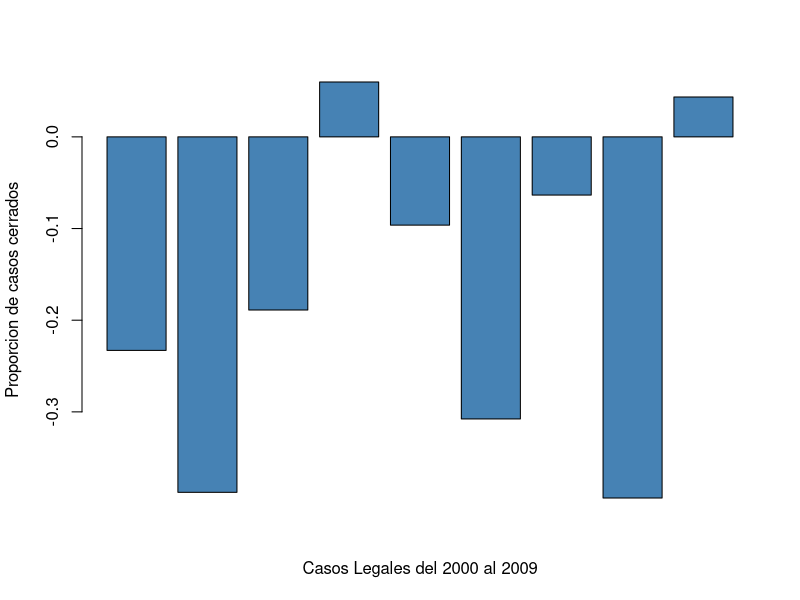
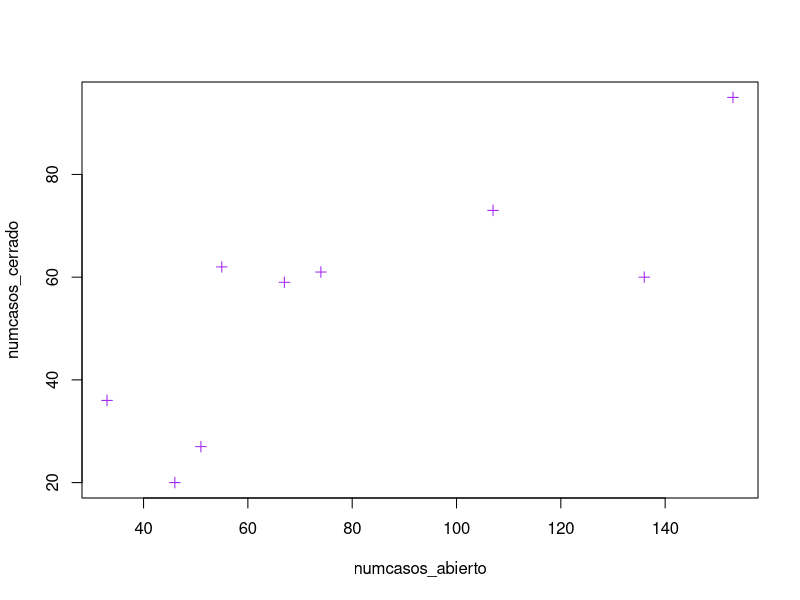
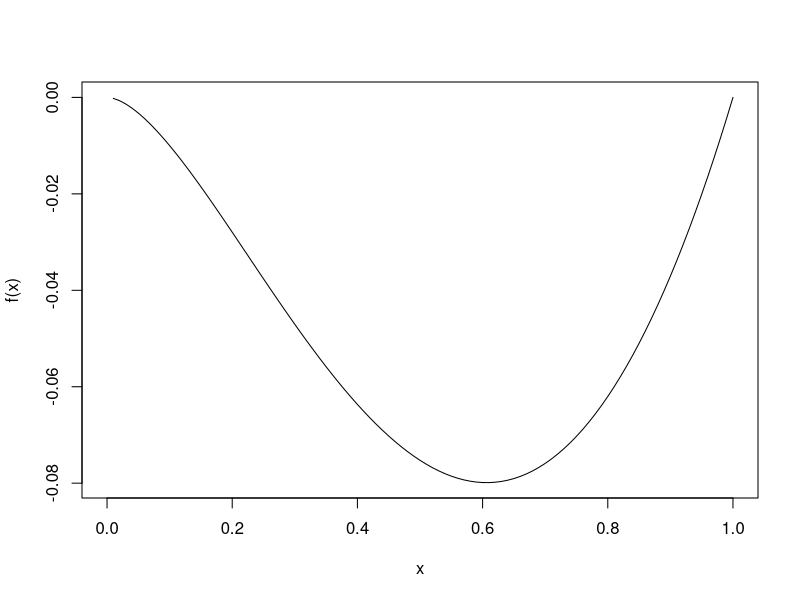
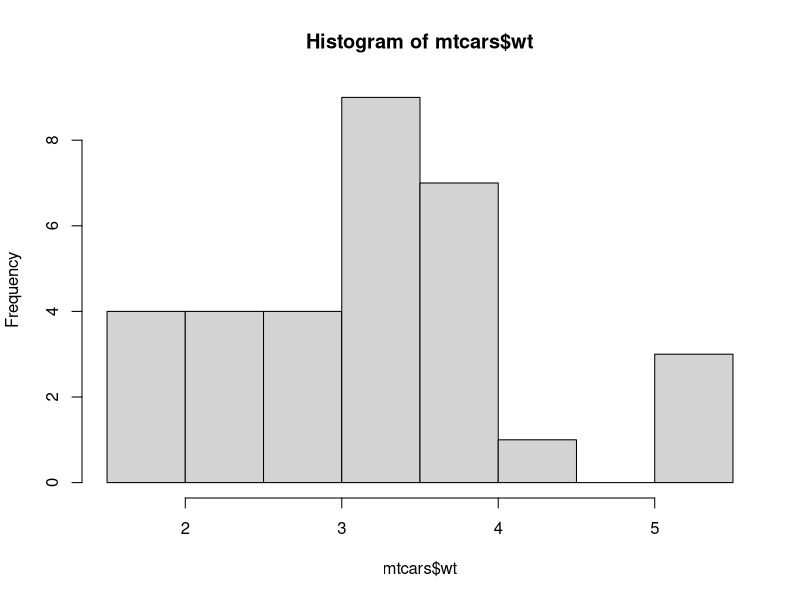
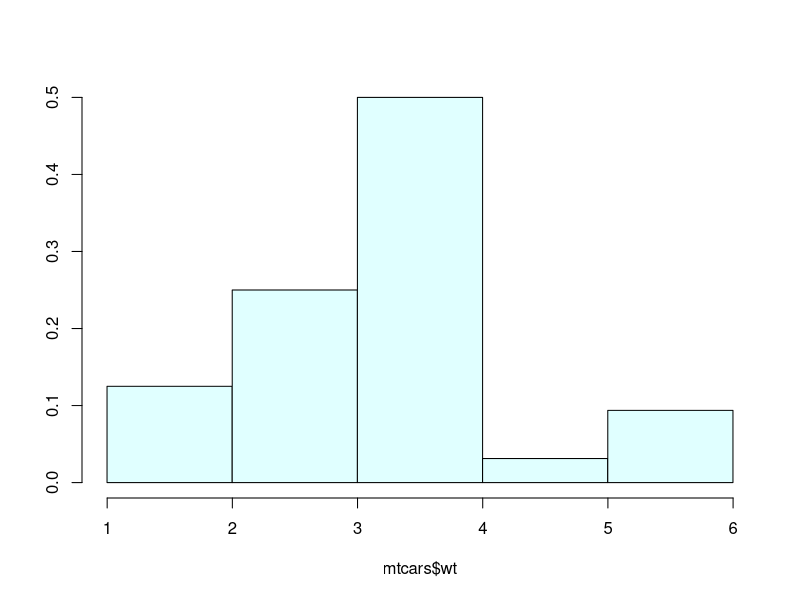
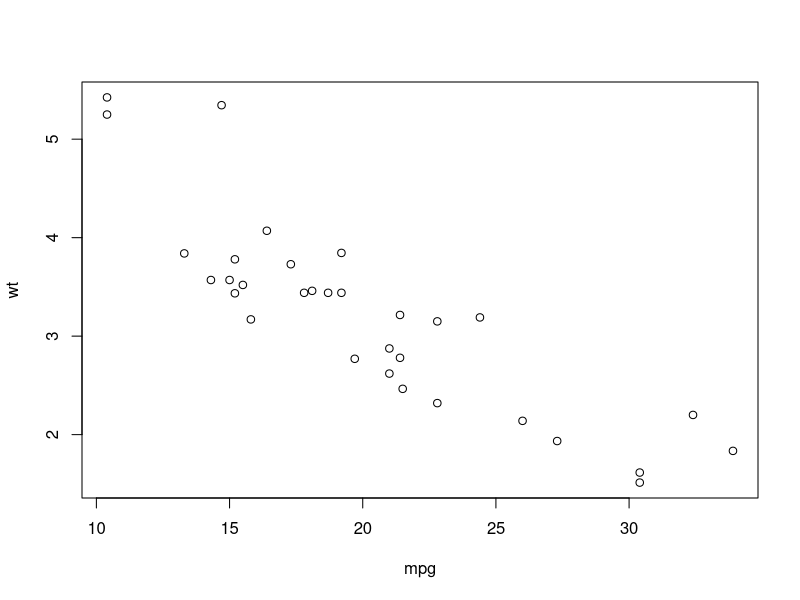

Here is the R script that generated these plots, in order:
## ---- chunk 1
y<-c(30,2,4)
z<-c(40,1,0)
z
y
## ---- chunk 2
set.seed(1994)
w <- rpois(20, lambda = .61)
w
## ---- chunk 3
z-5
print(z**2)
## ---- chunk 4
totalcasos<-c(69,66,126,78,135,117,180,196,249)
numcasos_abierto<-c(33,46,67,51,74,55,107,136,153)
numcasos_cerrado<-c(36,20,59,27,61,62,73,60,95)
length(numcasos_abierto)
## ---- chunk 5
#Promedio
mean(numcasos_cerrado)
mean(numcasos_abierto)
## ---- chunk 6
cambio_rel<-(numcasos_cerrado-numcasos_abierto)/totalcasos
cambio_rel
## ---- chunk 7
year<-seq(from=2000,to=2008, by=1)

## ---- chunk 8
data.frame(year,numcasos_abierto,numcasos_cerrado,cambio_rel)
## ---- chunk 9
ineficiencia<- numcasos_cerrado < numcasos_abierto
print(ineficiencia)
table(ineficiencia)
## ---- chunk 10
barplot(rev(cambio_rel), 
        xlab="Casos Legales del 2000 al 2009",
        ylab="Proporcion de casos cerrados", 
        col='steelblue')
## ---- chunk 11
plot(numcasos_abierto, numcasos_cerrado, pch=3, col='purple')
## ---- chunk 12
varianza<- function(x){
    v <- var(x)
    n <- NROW(x)
    v*(n-1)/n}
prueba<-c(5,15,69)
varianza(prueba)
## ---- chunk 13
f <- function(x, a=2)
  (x**a)*log10(x)
x <- seq(0,1,.2)
integrate(f, lower = 0, upper = 1, a=2)
## ---- chunk 14
curve((x**2)*log10(x), from = 0, to=1, ylab='f(x)')
## ---- chunk 15
probs <- c(.35,.15,.20,.30)
P <- matrix(probs, nrow=2, ncol=2)
P
## ---- chunk 16
colnames(P) <- c( "fumador", "no fumador")
row.names(P)<-c( "Cancer", "no Cancer")
P
## ---- chunk 17
apply(P, MARGIN=1, FUN=sum)
## ---- chunk 18
P2 <- P %*% P
P2
## ---- chunk 19
P^4
P2[1,2]
## ---- chunk 20
#Average Heights and Weights for American Women
print(head(mtcars))
## ---- chunk 21
print(dim(mtcars))
print(names(mtcars))
str(mtcars)
## ---- chunk 22
any(is.na(mtcars))
summary(mtcars)
## ---- chunk 23
mtcars["Valiant", "wt"]
mtcars["Valiant", ]
## ---- chunk 24
print(mtcars$hp)
## ---- chunk 25
hist(mtcars$wt)
library(MASS)
truehist(mtcars$wt, col='lightcyan')
## ---- chunk 26
attach(mtcars)
car.pct <- 100 * mpg / (mpg + cyl + hp)
print(head(car.pct))
## ---- chunk 27
#Para borrar variables
detach(mtcars)
rm(car.pct)
## ---- chunk 28
attach(mtcars)
plot(mpg, wt)
## ---- chunk 29
cor(mpg, wt)
